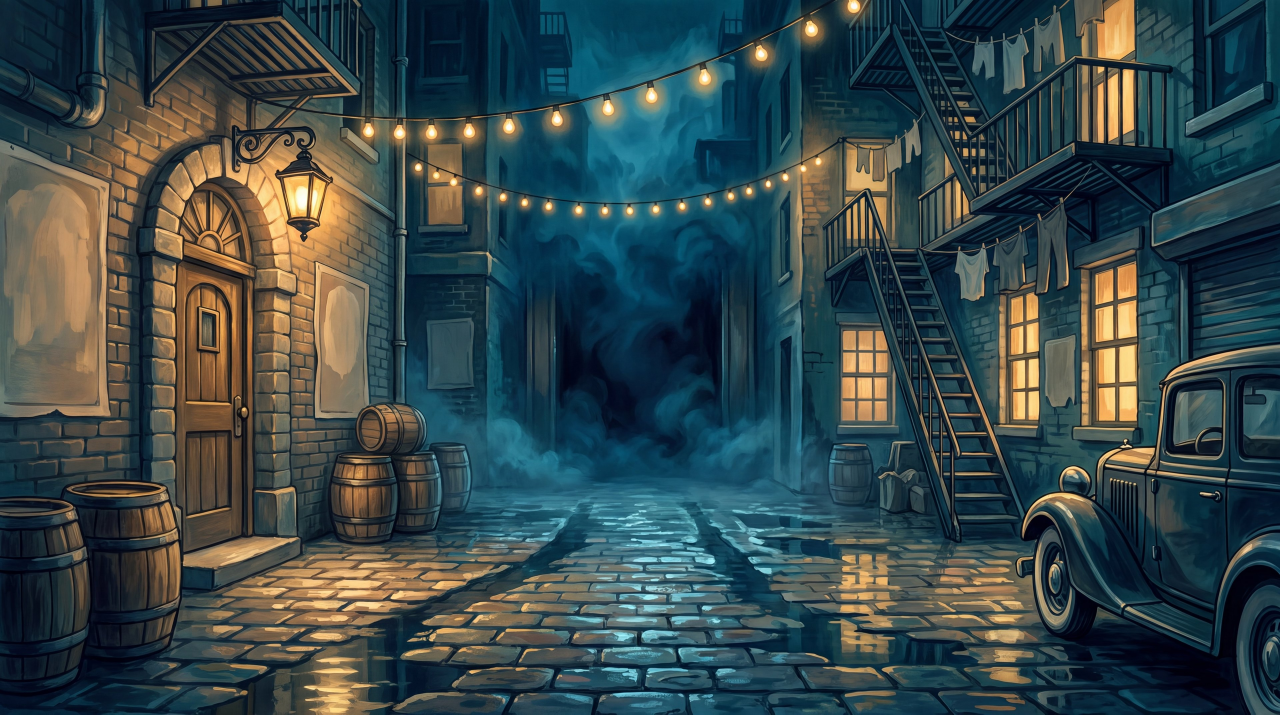
#> input picture preview/assets/matou/bg-a/alley.jpg, 3840 x 2143 px, found by its file name (shown at 1/3 size)
$ python cut_car.py
#> lines starting #> are read from the running program, lines starting #| are printed output that depends on the picture; after the words box and inside, x2 and y2 are one past the last pixel; in counts of white or black regions, pixels touching at a corner belong together
"""Cut only the vintage car body from alley.jpg into a full-size foreground PNG (same framing as the plate)."""
import os
import numpy as np
from PIL import Image, ImageDraw, ImageFilter

SRC = r"C:\Users\Mathis\Downloads\DuskFox-leger\preview\assets\matou\bg-a\alley.jpg"
OUT = r"C:\Users\Mathis\Downloads\DuskFox-leger\preview\assets\matou\bg-a\car-fg.png"

# Car silhouette in source pixels (3840x2143), from front bumper clockwise.
HULL = [
    (3040, 1700), (3058, 1600), (3100, 1515), (3160, 1452), (3212, 1414),
    (3290, 1366), (3468, 1322), (3482, 1142), (3522, 1082), (3640, 1050),
    (3840, 1018), (3840, 2110), (3560, 1962), (3300, 1934), (3188, 1934),
    (3118, 1872), (3078, 1782),
]

im = Image.open(SRC).convert("RGBA")
W, H = im.size
#> W = 3840; H = 2143
mask = Image.new("L", (W, H), 0)
#> mask: PIL image 3840x2143 L; every value is 0
ImageDraw.Draw(mask).polygon(HULL, fill=255)
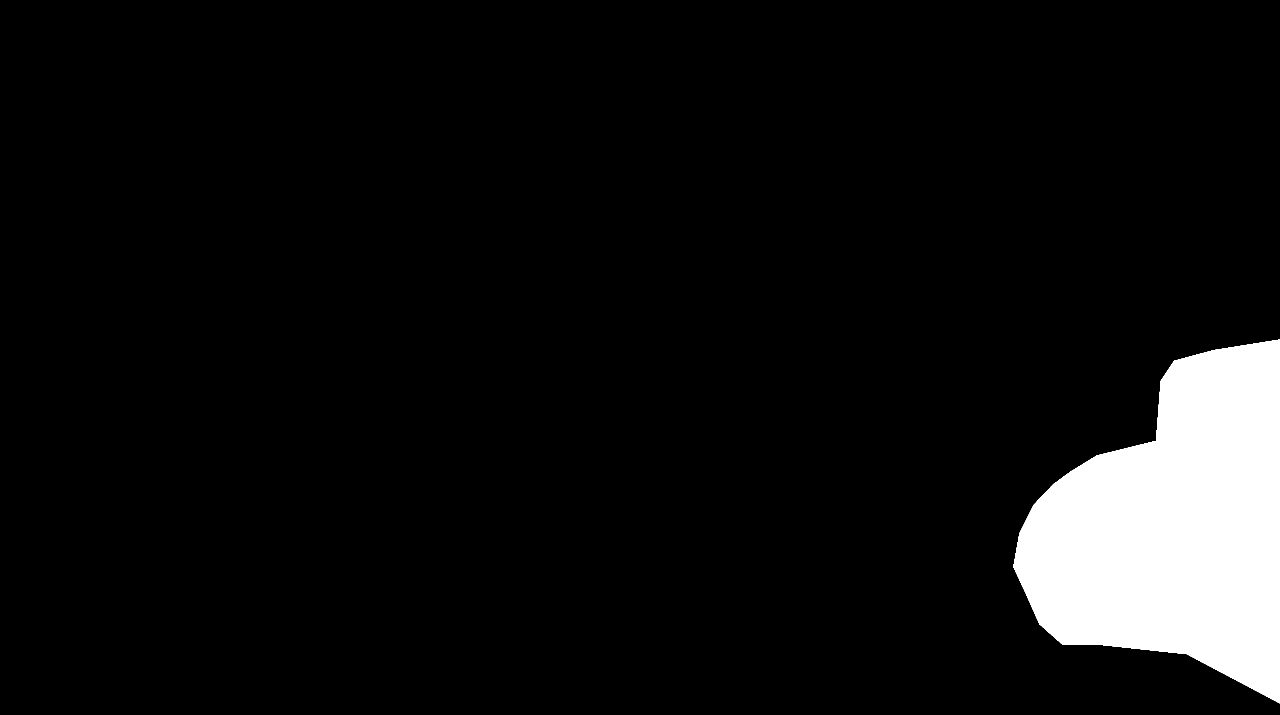
#> mask: PIL image 3840x2143 L (shown at 1/3 size); 6.9% white; 1 white region, box (x1, y1, x2, y2) and area: (3040, 1019, 3840, 2110) 565052
mask = mask.filter(ImageFilter.GaussianBlur(2.0))
rgba = np.asarray(im).copy()
rgba[..., 3] = np.asarray(mask)
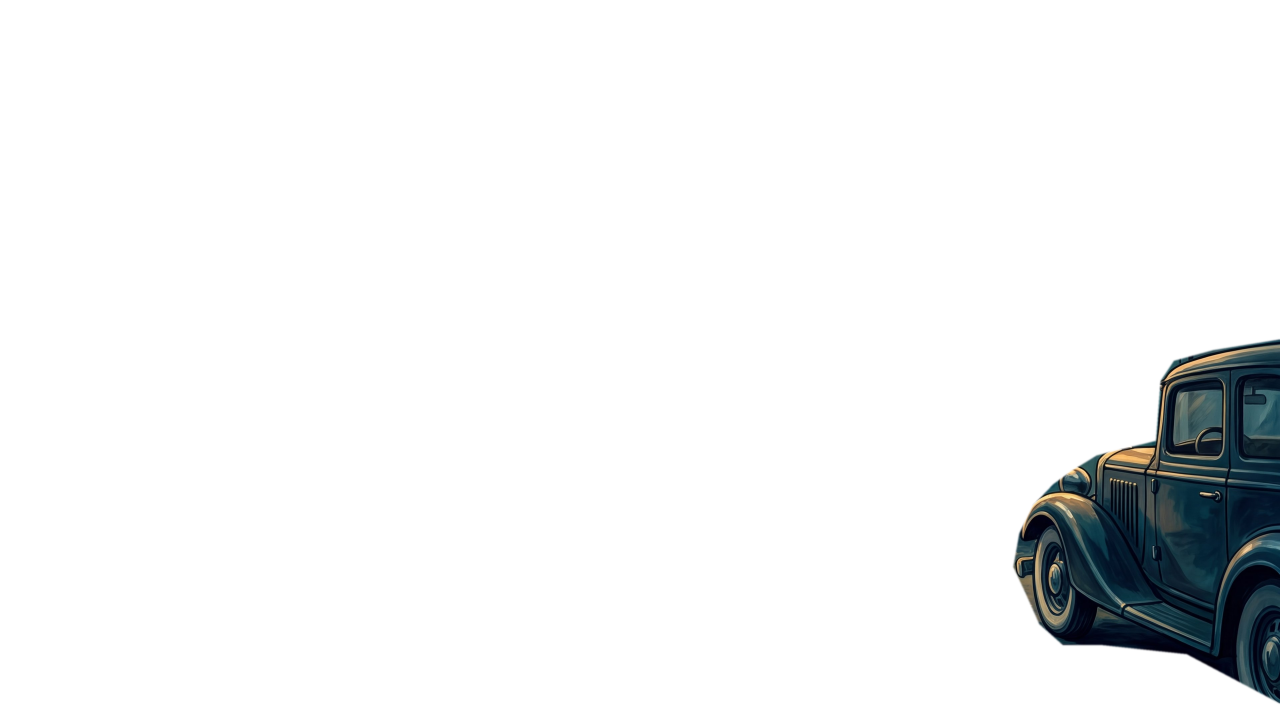
#> rgba: shape (2143, 3840, 4) (shown at 1/3 size); mean R, G, B, A 56.1, 72.3, 74, 17.5; transparent parts drawn white
Image.fromarray(rgba).save(OUT, optimize=True)

ov = im.convert("RGB")
#> ov is the input picture: PIL image 3840x2143 RGB; mean R, G, B 56.1, 72.3, 74
tint = Image.new("RGB", (W, H), (255, 0, 0))
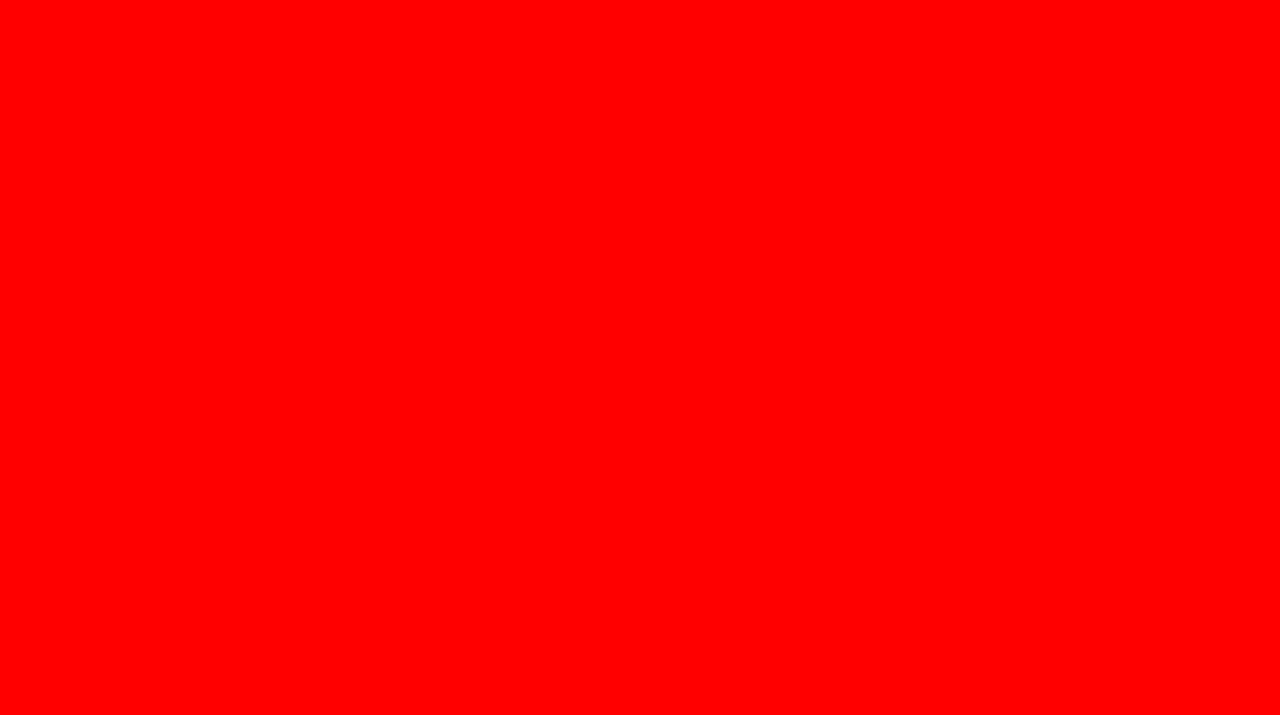
#> tint: PIL image 3840x2143 RGB (shown at 1/3 size); mean R, G, B 255, 0, 0
ov.paste(tint, (0, 0), mask.point(lambda v: int(v * 0.5)))
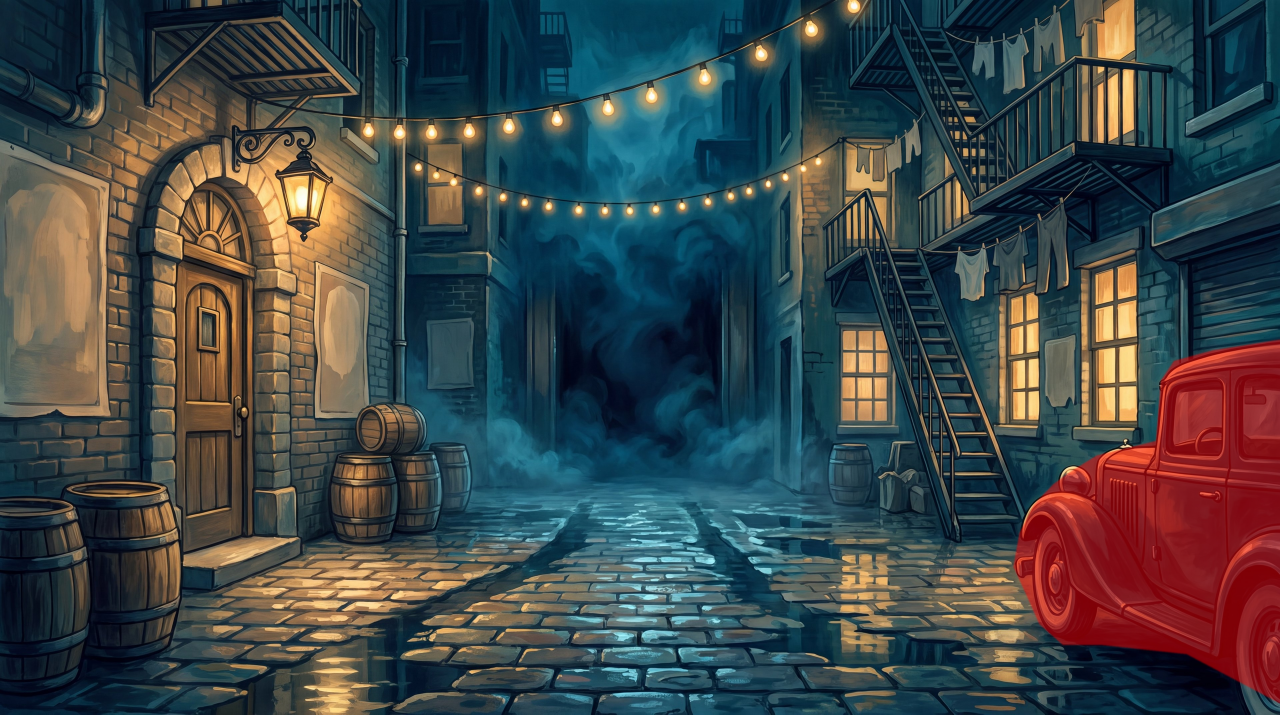
#> ov: PIL image 3840x2143 RGB (shown at 1/3 size); mean R, G, B 63.6, 70.5, 71.9
#> (the run stopped early here; a loop or call above may not have finished)
